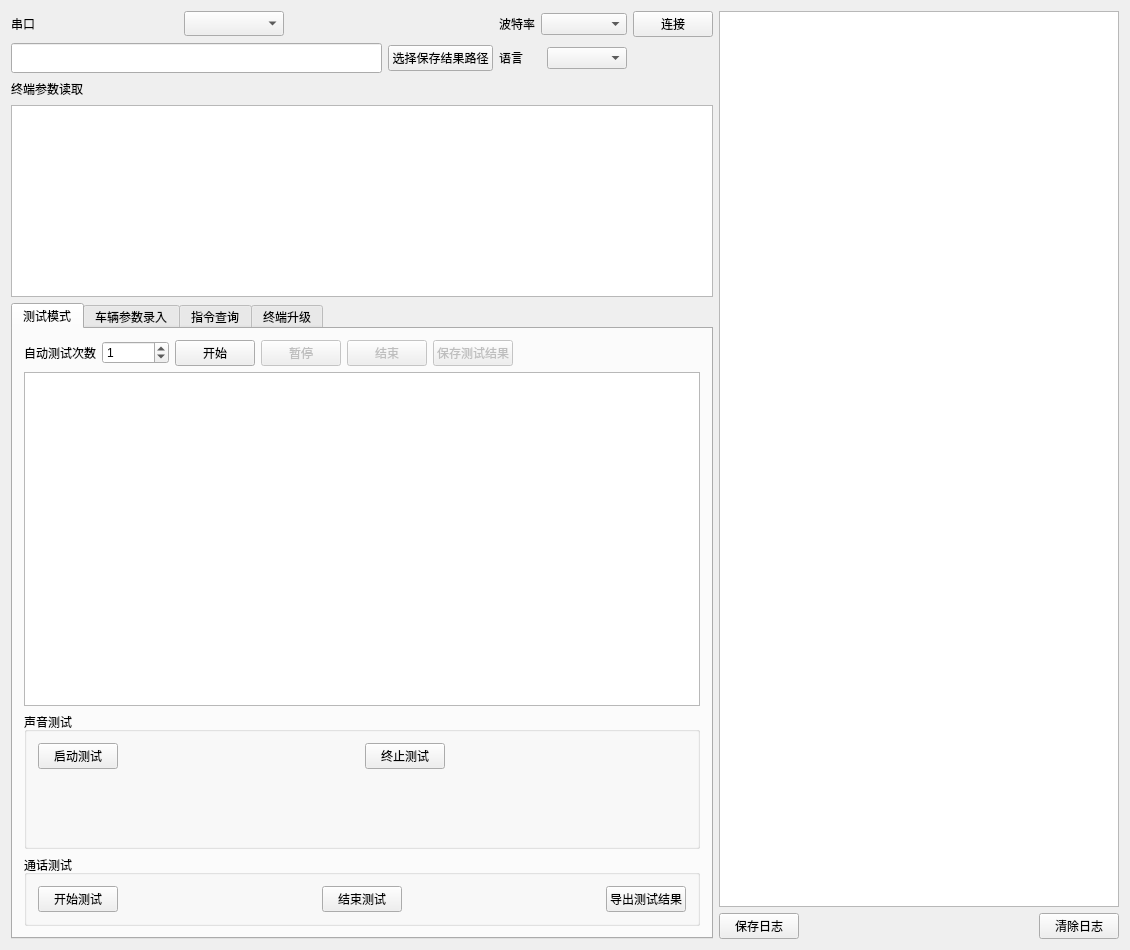
<?xml version="1.0" encoding="UTF-8"?>
<ui version="4.0">
 <class>MainWindow</class>
 <widget class="QMainWindow" name="MainWindow">
  <property name="geometry">
   <rect>
    <x>0</x>
    <y>0</y>
    <width>1127</width>
    <height>950</height>
   </rect>
  </property>
  <property name="windowTitle">
   <string>HPM10_TOOL_V1.0</string>
  </property>
  <widget class="QWidget" name="centralWidget">
   <property name="font">
    <font>
     <pointsize>9</pointsize>
    </font>
   </property>
   <layout class="QGridLayout" name="gridLayout_10">
    <item row="0" column="0">
     <layout class="QVBoxLayout" name="verticalLayout_2" stretch="0,0,0,6">
      <item>
       <layout class="QGridLayout" name="gridLayout_3" columnstretch="4,0,0,0,0,0,0,0,0,0,0">
        <item row="0" column="5">
         <spacer name="horizontalSpacer_3">
          <property name="orientation">
           <enum>Qt::Horizontal</enum>
          </property>
          <property name="sizeHint" stdset="0">
           <size>
            <width>40</width>
            <height>20</height>
           </size>
          </property>
         </spacer>
        </item>
        <item row="1" column="5">
         <widget class="QPushButton" name="btn_save_path_select">
          <property name="enabled">
           <bool>true</bool>
          </property>
          <property name="text">
           <string>选择保存结果路径</string>
          </property>
         </widget>
        </item>
        <item row="1" column="9">
         <widget class="QComboBox" name="cbx_language">
          <property name="minimumSize">
           <size>
            <width>80</width>
            <height>0</height>
           </size>
          </property>
         </widget>
        </item>
        <item row="0" column="0">
         <widget class="QLabel" name="label">
          <property name="sizePolicy">
           <sizepolicy hsizetype="Preferred" vsizetype="Preferred">
            <horstretch>0</horstretch>
            <verstretch>0</verstretch>
           </sizepolicy>
          </property>
          <property name="text">
           <string>串口</string>
          </property>
         </widget>
        </item>
        <item row="0" column="3">
         <spacer name="horizontalSpacer">
          <property name="orientation">
           <enum>Qt::Horizontal</enum>
          </property>
          <property name="sizeHint" stdset="0">
           <size>
            <width>40</width>
            <height>20</height>
           </size>
          </property>
         </spacer>
        </item>
        <item row="0" column="8" colspan="2">
         <widget class="QComboBox" name="cbx_comm_baudrate">
          <property name="minimumSize">
           <size>
            <width>0</width>
            <height>0</height>
           </size>
          </property>
         </widget>
        </item>
        <item row="0" column="10">
         <widget class="QPushButton" name="btn_comm_open">
          <property name="text">
           <string>连接</string>
          </property>
         </widget>
        </item>
        <item row="1" column="10">
         <spacer name="horizontalSpacer_2">
          <property name="orientation">
           <enum>Qt::Horizontal</enum>
          </property>
          <property name="sizeHint" stdset="0">
           <size>
            <width>40</width>
            <height>20</height>
           </size>
          </property>
         </spacer>
        </item>
        <item row="1" column="6">
         <widget class="QLabel" name="label_4">
          <property name="text">
           <string>语言</string>
          </property>
         </widget>
        </item>
        <item row="1" column="0" colspan="5">
         <widget class="QLineEdit" name="ledit_save_path">
          <property name="minimumSize">
           <size>
            <width>0</width>
            <height>30</height>
           </size>
          </property>
          <property name="alignment">
           <set>Qt::AlignLeading|Qt::AlignLeft|Qt::AlignVCenter</set>
          </property>
          <property name="dragEnabled">
           <bool>false</bool>
          </property>
          <property name="clearButtonEnabled">
           <bool>true</bool>
          </property>
         </widget>
        </item>
        <item row="0" column="6">
         <widget class="QLabel" name="label_2">
          <property name="text">
           <string>波特率</string>
          </property>
         </widget>
        </item>
        <item row="0" column="1">
         <widget class="QComboBox" name="cbx_comm_name">
          <property name="minimumSize">
           <size>
            <width>100</width>
            <height>25</height>
           </size>
          </property>
         </widget>
        </item>
        <item row="0" column="2">
         <spacer name="horizontalSpacer_10">
          <property name="orientation">
           <enum>Qt::Horizontal</enum>
          </property>
          <property name="sizeHint" stdset="0">
           <size>
            <width>40</width>
            <height>20</height>
           </size>
          </property>
         </spacer>
        </item>
       </layout>
      </item>
      <item>
       <layout class="QHBoxLayout" name="horizontalLayout_8">
        <item>
         <widget class="QLabel" name="label_7">
          <property name="text">
           <string>终端参数读取</string>
          </property>
         </widget>
        </item>
        <item>
         <spacer name="horizontalSpacer_15">
          <property name="orientation">
           <enum>Qt::Horizontal</enum>
          </property>
          <property name="sizeHint" stdset="0">
           <size>
            <width>40</width>
            <height>20</height>
           </size>
          </property>
         </spacer>
        </item>
       </layout>
      </item>
      <item>
       <widget class="QTableWidget" name="tableVersion">
        <property name="enabled">
         <bool>true</bool>
        </property>
        <property name="autoScrollMargin">
         <number>0</number>
        </property>
        <attribute name="horizontalHeaderDefaultSectionSize">
         <number>25</number>
        </attribute>
        <attribute name="verticalHeaderDefaultSectionSize">
         <number>25</number>
        </attribute>
       </widget>
      </item>
      <item>
       <widget class="QTabWidget" name="tabWidget">
        <property name="currentIndex">
         <number>0</number>
        </property>
        <widget class="QWidget" name="tab">
         <property name="minimumSize">
          <size>
           <width>0</width>
           <height>0</height>
          </size>
         </property>
         <attribute name="title">
          <string>测试模式</string>
         </attribute>
         <layout class="QGridLayout" name="gridLayout_9">
          <item row="0" column="0">
           <layout class="QGridLayout" name="gridLayout_8">
            <item row="0" column="0">
             <layout class="QHBoxLayout" name="horizontalLayout_6">
              <item>
               <widget class="QLabel" name="label_3">
                <property name="text">
                 <string>自动测试次数</string>
                </property>
               </widget>
              </item>
              <item>
               <widget class="QSpinBox" name="spinBox">
                <property name="sizePolicy">
                 <sizepolicy hsizetype="Minimum" vsizetype="Fixed">
                  <horstretch>0</horstretch>
                  <verstretch>0</verstretch>
                 </sizepolicy>
                </property>
                <property name="minimumSize">
                 <size>
                  <width>60</width>
                  <height>0</height>
                 </size>
                </property>
                <property name="maximum">
                 <number>1000000</number>
                </property>
                <property name="singleStep">
                 <number>100</number>
                </property>
                <property name="value">
                 <number>1</number>
                </property>
               </widget>
              </item>
              <item>
               <widget class="QPushButton" name="btn_test_start">
                <property name="text">
                 <string>开始</string>
                </property>
               </widget>
              </item>
              <item>
               <widget class="QPushButton" name="btn_test_suspend">
                <property name="enabled">
                 <bool>false</bool>
                </property>
                <property name="text">
                 <string>暂停</string>
                </property>
               </widget>
              </item>
              <item>
               <widget class="QPushButton" name="btn_test_end">
                <property name="enabled">
                 <bool>false</bool>
                </property>
                <property name="text">
                 <string>结束</string>
                </property>
               </widget>
              </item>
              <item>
               <widget class="QPushButton" name="btn_save_test_result">
                <property name="enabled">
                 <bool>false</bool>
                </property>
                <property name="text">
                 <string>保存测试结果</string>
                </property>
               </widget>
              </item>
              <item>
               <spacer name="horizontalSpacer_5">
                <property name="orientation">
                 <enum>Qt::Horizontal</enum>
                </property>
                <property name="sizeHint" stdset="0">
                 <size>
                  <width>40</width>
                  <height>20</height>
                 </size>
                </property>
               </spacer>
              </item>
             </layout>
            </item>
            <item row="1" column="0">
             <widget class="QTableWidget" name="tableTest">
              <property name="minimumSize">
               <size>
                <width>0</width>
                <height>0</height>
               </size>
              </property>
              <attribute name="verticalHeaderMinimumSectionSize">
               <number>20</number>
              </attribute>
              <attribute name="verticalHeaderDefaultSectionSize">
               <number>25</number>
              </attribute>
             </widget>
            </item>
            <item row="2" column="0">
             <widget class="QGroupBox" name="groupBox">
              <property name="title">
               <string>声音测试</string>
              </property>
              <layout class="QGridLayout" name="gridLayout">
               <item row="0" column="0">
                <layout class="QHBoxLayout" name="horizontalLayout_2">
                 <item>
                  <widget class="QPushButton" name="btn_audio_start">
                   <property name="text">
                    <string>启动测试</string>
                   </property>
                  </widget>
                 </item>
                 <item>
                  <spacer name="horizontalSpacer_6">
                   <property name="orientation">
                    <enum>Qt::Horizontal</enum>
                   </property>
                   <property name="sizeHint" stdset="0">
                    <size>
                     <width>40</width>
                     <height>20</height>
                    </size>
                   </property>
                  </spacer>
                 </item>
                 <item>
                  <widget class="QPushButton" name="btn_audio_end">
                   <property name="text">
                    <string>终止测试</string>
                   </property>
                  </widget>
                 </item>
                 <item>
                  <spacer name="horizontalSpacer_7">
                   <property name="orientation">
                    <enum>Qt::Horizontal</enum>
                   </property>
                   <property name="sizeHint" stdset="0">
                    <size>
                     <width>40</width>
                     <height>20</height>
                    </size>
                   </property>
                  </spacer>
                 </item>
                </layout>
               </item>
               <item row="1" column="0">
                <widget class="ProgressDisplayWidget" name="widget" native="true">
                 <property name="enabled">
                  <bool>true</bool>
                 </property>
                 <property name="sizePolicy">
                  <sizepolicy hsizetype="Preferred" vsizetype="Preferred">
                   <horstretch>0</horstretch>
                   <verstretch>0</verstretch>
                  </sizepolicy>
                 </property>
                 <property name="minimumSize">
                  <size>
                   <width>500</width>
                   <height>60</height>
                  </size>
                 </property>
                 <property name="styleSheet">
                  <string notr="true"/>
                 </property>
                </widget>
               </item>
              </layout>
             </widget>
            </item>
            <item row="3" column="0">
             <widget class="QGroupBox" name="groupBox_2">
              <property name="title">
               <string>通话测试</string>
              </property>
              <layout class="QGridLayout" name="gridLayout_4">
               <item row="0" column="0">
                <layout class="QHBoxLayout" name="horizontalLayout_3">
                 <item>
                  <widget class="QPushButton" name="btn_call_start">
                   <property name="text">
                    <string>开始测试</string>
                   </property>
                  </widget>
                 </item>
                 <item>
                  <spacer name="horizontalSpacer_13">
                   <property name="orientation">
                    <enum>Qt::Horizontal</enum>
                   </property>
                   <property name="sizeHint" stdset="0">
                    <size>
                     <width>40</width>
                     <height>20</height>
                    </size>
                   </property>
                  </spacer>
                 </item>
                 <item>
                  <widget class="QPushButton" name="btn_call_end">
                   <property name="text">
                    <string>结束测试</string>
                   </property>
                  </widget>
                 </item>
                 <item>
                  <spacer name="horizontalSpacer_14">
                   <property name="orientation">
                    <enum>Qt::Horizontal</enum>
                   </property>
                   <property name="sizeHint" stdset="0">
                    <size>
                     <width>40</width>
                     <height>20</height>
                    </size>
                   </property>
                  </spacer>
                 </item>
                 <item>
                  <widget class="QPushButton" name="btn_audio_result">
                   <property name="text">
                    <string>导出测试结果</string>
                   </property>
                  </widget>
                 </item>
                </layout>
               </item>
              </layout>
             </widget>
            </item>
           </layout>
          </item>
         </layout>
        </widget>
        <widget class="QWidget" name="tab_2">
         <attribute name="title">
          <string>车辆参数录入</string>
         </attribute>
         <layout class="QGridLayout" name="gridLayout_6">
          <item row="1" column="0">
           <widget class="QTableWidget" name="tableInfo">
            <property name="minimumSize">
             <size>
              <width>0</width>
              <height>400</height>
             </size>
            </property>
            <property name="maximumSize">
             <size>
              <width>16777215</width>
              <height>16777215</height>
             </size>
            </property>
           </widget>
          </item>
          <item row="0" column="0">
           <layout class="QHBoxLayout" name="horizontalLayout_11">
            <item>
             <widget class="QPushButton" name="btn_info_read">
              <property name="text">
               <string>读取</string>
              </property>
             </widget>
            </item>
            <item>
             <widget class="QPushButton" name="btn_info_write">
              <property name="text">
               <string>写入</string>
              </property>
             </widget>
            </item>
            <item>
             <spacer name="horizontalSpacer_9">
              <property name="orientation">
               <enum>Qt::Horizontal</enum>
              </property>
              <property name="sizeHint" stdset="0">
               <size>
                <width>40</width>
                <height>20</height>
               </size>
              </property>
             </spacer>
            </item>
            <item>
             <widget class="QPushButton" name="btn_info_save">
              <property name="text">
               <string>保存CSV文件</string>
              </property>
             </widget>
            </item>
           </layout>
          </item>
         </layout>
        </widget>
        <widget class="QWidget" name="tab_3">
         <attribute name="title">
          <string>指令查询</string>
         </attribute>
         <layout class="QGridLayout" name="gridLayout_5">
          <item row="0" column="0">
           <layout class="QHBoxLayout" name="horizontalLayout">
            <item>
             <widget class="QLabel" name="label_5">
              <property name="text">
               <string>执行间隔</string>
              </property>
             </widget>
            </item>
            <item>
             <widget class="QSpinBox" name="spTime">
              <property name="sizePolicy">
               <sizepolicy hsizetype="Minimum" vsizetype="Fixed">
                <horstretch>0</horstretch>
                <verstretch>0</verstretch>
               </sizepolicy>
              </property>
              <property name="minimumSize">
               <size>
                <width>60</width>
                <height>0</height>
               </size>
              </property>
              <property name="maximum">
               <number>1000000</number>
              </property>
              <property name="singleStep">
               <number>100</number>
              </property>
              <property name="value">
               <number>0</number>
              </property>
             </widget>
            </item>
            <item>
             <widget class="QLabel" name="label_6">
              <property name="text">
               <string>执行次数</string>
              </property>
             </widget>
            </item>
            <item>
             <widget class="QSpinBox" name="spCount">
              <property name="sizePolicy">
               <sizepolicy hsizetype="Minimum" vsizetype="Fixed">
                <horstretch>0</horstretch>
                <verstretch>0</verstretch>
               </sizepolicy>
              </property>
              <property name="minimumSize">
               <size>
                <width>60</width>
                <height>0</height>
               </size>
              </property>
              <property name="maximum">
               <number>10000</number>
              </property>
              <property name="singleStep">
               <number>100</number>
              </property>
              <property name="value">
               <number>1</number>
              </property>
             </widget>
            </item>
            <item>
             <spacer name="horizontalSpacer_11">
              <property name="orientation">
               <enum>Qt::Horizontal</enum>
              </property>
              <property name="sizeHint" stdset="0">
               <size>
                <width>40</width>
                <height>20</height>
               </size>
              </property>
             </spacer>
            </item>
            <item>
             <widget class="QPushButton" name="btn_command_start">
              <property name="text">
               <string>开始</string>
              </property>
             </widget>
            </item>
            <item>
             <widget class="QPushButton" name="btn_command_end">
              <property name="text">
               <string>停止</string>
              </property>
             </widget>
            </item>
            <item>
             <widget class="QPushButton" name="btn_command_load">
              <property name="text">
               <string>加载测试项脚本</string>
              </property>
             </widget>
            </item>
            <item>
             <widget class="QPushButton" name="btn_command_save">
              <property name="text">
               <string>保存测试脚本</string>
              </property>
             </widget>
            </item>
            <item>
             <widget class="QPushButton" name="btn_command_clear">
              <property name="text">
               <string>清空</string>
              </property>
             </widget>
            </item>
            <item>
             <spacer name="horizontalSpacer_12">
              <property name="orientation">
               <enum>Qt::Horizontal</enum>
              </property>
              <property name="sizeHint" stdset="0">
               <size>
                <width>40</width>
                <height>20</height>
               </size>
              </property>
             </spacer>
            </item>
           </layout>
          </item>
          <item row="1" column="0">
           <widget class="QTableWidget" name="tableCommand">
            <property name="minimumSize">
             <size>
              <width>0</width>
              <height>480</height>
             </size>
            </property>
            <property name="maximumSize">
             <size>
              <width>16777215</width>
              <height>16777215</height>
             </size>
            </property>
           </widget>
          </item>
         </layout>
        </widget>
        <widget class="QWidget" name="tab_4">
         <attribute name="title">
          <string>终端升级</string>
         </attribute>
         <layout class="QGridLayout" name="gridLayout_7">
          <item row="0" column="0">
           <layout class="QVBoxLayout" name="verticalLayout">
            <item>
             <layout class="QHBoxLayout" name="horizontalLayout_9">
              <item>
               <widget class="QLineEdit" name="ledit_updatefile">
                <property name="minimumSize">
                 <size>
                  <width>0</width>
                  <height>30</height>
                 </size>
                </property>
                <property name="clearButtonEnabled">
                 <bool>true</bool>
                </property>
               </widget>
              </item>
              <item>
               <widget class="QPushButton" name="btn_open_update_file">
                <property name="enabled">
                 <bool>false</bool>
                </property>
                <property name="text">
                 <string>打开升级文件</string>
                </property>
               </widget>
              </item>
             </layout>
            </item>
            <item>
             <layout class="QHBoxLayout" name="horizontalLayout_10">
              <item>
               <widget class="QProgressBar" name="progressBar">
                <property name="minimumSize">
                 <size>
                  <width>0</width>
                  <height>40</height>
                 </size>
                </property>
                <property name="value">
                 <number>0</number>
                </property>
               </widget>
              </item>
              <item>
               <widget class="QPushButton" name="btn_update">
                <property name="enabled">
                 <bool>false</bool>
                </property>
                <property name="minimumSize">
                 <size>
                  <width>100</width>
                  <height>40</height>
                 </size>
                </property>
                <property name="text">
                 <string>开始升级</string>
                </property>
               </widget>
              </item>
             </layout>
            </item>
            <item>
             <spacer name="verticalSpacer">
              <property name="orientation">
               <enum>Qt::Vertical</enum>
              </property>
              <property name="sizeHint" stdset="0">
               <size>
                <width>20</width>
                <height>40</height>
               </size>
              </property>
             </spacer>
            </item>
           </layout>
          </item>
         </layout>
        </widget>
       </widget>
      </item>
     </layout>
    </item>
    <item row="0" column="1">
     <layout class="QGridLayout" name="gridLayout_2">
      <item row="0" column="0" colspan="3">
       <widget class="QTextEdit" name="textEdit">
        <property name="minimumSize">
         <size>
          <width>400</width>
          <height>0</height>
         </size>
        </property>
        <property name="font">
         <font>
          <pointsize>9</pointsize>
         </font>
        </property>
       </widget>
      </item>
      <item row="1" column="0">
       <widget class="QPushButton" name="btn_log_save">
        <property name="text">
         <string>保存日志</string>
        </property>
       </widget>
      </item>
      <item row="1" column="1">
       <spacer name="horizontalSpacer_4">
        <property name="orientation">
         <enum>Qt::Horizontal</enum>
        </property>
        <property name="sizeHint" stdset="0">
         <size>
          <width>37</width>
          <height>17</height>
         </size>
        </property>
       </spacer>
      </item>
      <item row="1" column="2">
       <widget class="QPushButton" name="btn_log_clear">
        <property name="text">
         <string>清除日志</string>
        </property>
       </widget>
      </item>
     </layout>
    </item>
    <item row="1" column="1">
     <layout class="QHBoxLayout" name="horizontalLayout_4"/>
    </item>
   </layout>
  </widget>
 </widget>
 <layoutdefault spacing="6" margin="11"/>
 <customwidgets>
  <customwidget>
   <class>ProgressDisplayWidget</class>
   <extends>QWidget</extends>
   <header location="global">progressdisplaywidget.h</header>
   <container>1</container>
  </customwidget>
 </customwidgets>
 <resources/>
 <connections/>
</ui>
